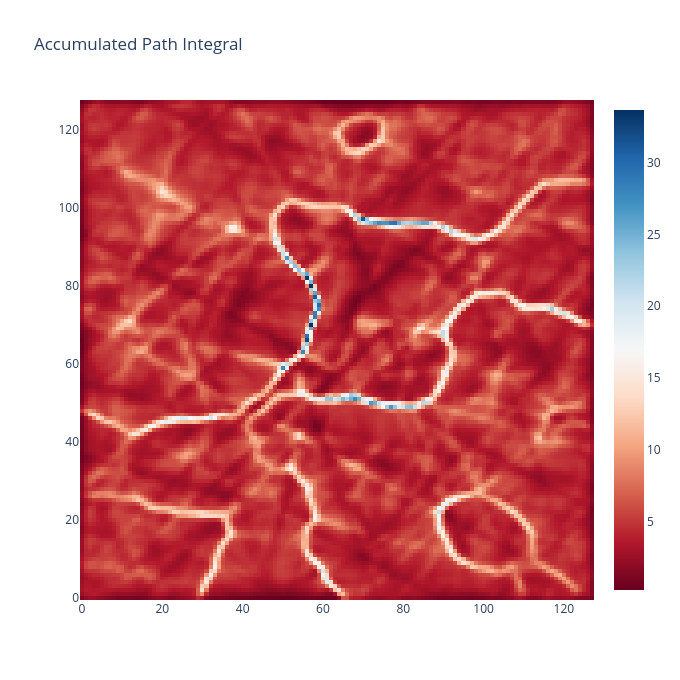

This figure's notebook cell:
### Code cell
def plot_acc_heatmap(diff):
    plot_heatmap(diff, "Accumulated Path Integral")


# plot accumulated path integral as heatmap for the example heightmap:
gradient_field = torch.from_numpy(np.stack(np.gradient(height), axis=-1)).float()
distrib = precompute_distributions(gradient_field, act="softmax", temperature=0.01)
acc_integral = accumulated_path_integrals_edges(
    distrib, steps=8, evaporate=0.1, normalize=False, dtype=torch.float16
)
# print(calculate_Ediss(acc_integral, d=2.0 / height.shape[0]))
print(calculate_PR(acc_integral, d=2.0 / height.shape[0], inverse=True, normalize=True))
plot_acc_heatmap(acc_integral.cpu().numpy())

### Figure 1 — Plotly figure (JSON) as saved in the notebook; plotly's stock layout.template omitted (floating-point values rounded to 4 significant figures; data arrays with more than 128 entries replaced by an {"elided": "..."} marker saying what was removed)
{"data": [{"colorscale": [[0, "rgb(103,0,31)"], [0.1, "rgb(178,24,43)"], [0.2, "rgb(214,96,77)"], [0.3, "rgb(244,165,130)"], [0.4, "rgb(253,219,199)"], [0.5, "rgb(247,247,247)"], [0.6, "rgb(209,229,240)"], [0.7, "rgb(146,197,222)"], [0.8, "rgb(67,147,195)"], [0.9, "rgb(33,102,172)"], [1, "rgb(5,48,97)"]], "type": "heatmap", "z": {"elided": "128x128 float values"}}], "layout": {"height": 680, "title": {"text": "Accumulated Path Integral"}, "width": 680}}
